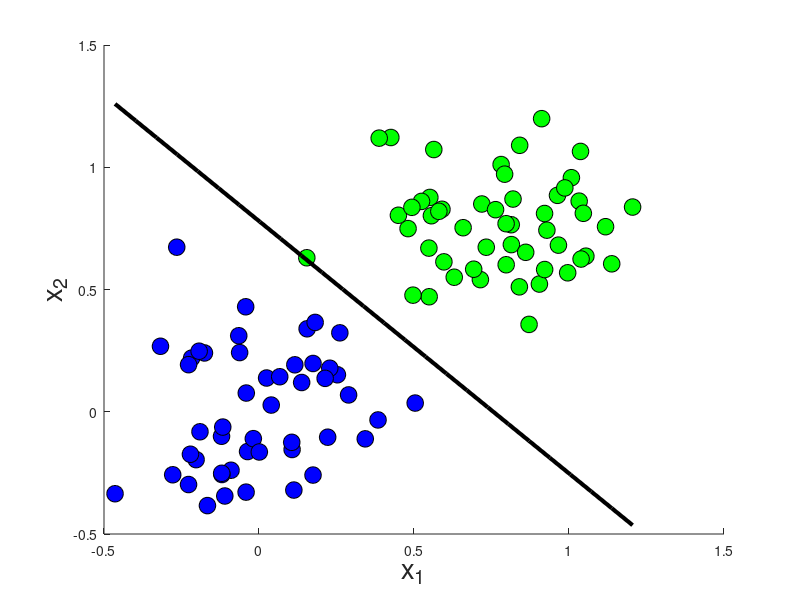
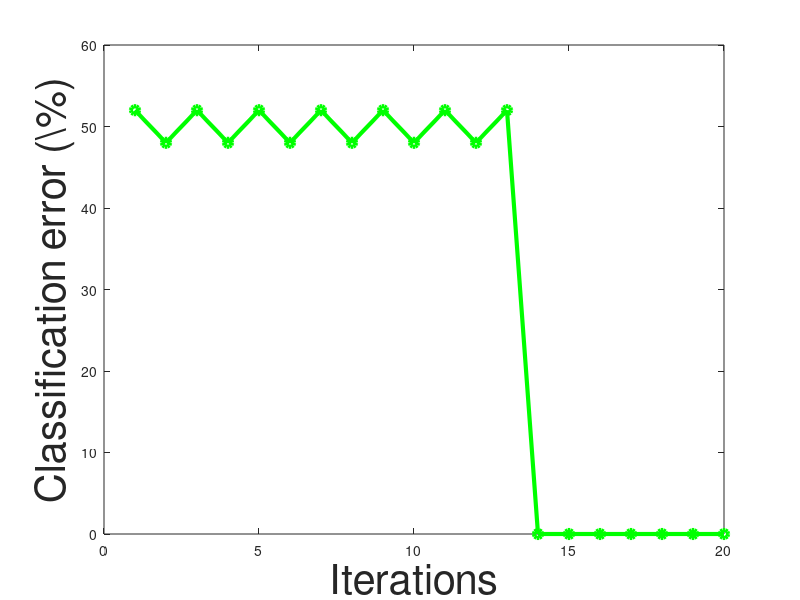

The MATLAB source for these figures, in order:
load data_lin_sep

x1 = trainx(Ytrain(:, 1)==1, :);
x2 = trainx(Ytrain(:, 2)==1, :);
[N1, d] = size(x1);
[N2, ~] = size(x2);
N = N1 + N2;

figure; hold on
plot(x1(:,1), x1(:,2), 'og', 'MarkerFaceColor', 'g', 'MarkerSize', 12, 'MarkerEdgeColor', 'k');
plot(x2(:,1), x2(:,2), 'ob', 'MarkerFaceColor', 'b', 'MarkerSize', 12, 'MarkerEdgeColor', 'k');
xlabel('x_1', 'FontSize', 20); ylabel('x_2', 'FontSize', 20);


%Weights and parameters
eta = 0.1;              %learning rate
a = ones((d+1),1);      %initial augmented weight vector
b = ones(N, 1);      %target vector

%update weight vector till convergence
x1 = [ones(N1,1) x1];
x2 = - [ones(N2,1) x2];
Y = [x1; x2];

% %% One-shot solution (not recommended for large datasets or if Y is singular)
% a = inv(Y'*Y)*Y'*b;


%% Gradient descent method
costvec = [];
errorvec = [];
iter =  1;
maxepoch = 20;

while iter <= maxepoch
    
    a = a + (eta/iter)*Y'*(b-Y*a);
    costvec = [costvec sum((Y*a - b).^2)];
    errorvec = [errorvec sum((Y*a)<0)*100/N];
    iter = iter + 1;
    
end

xmin = min(trainx(:,1)); xmax = max(trainx(:,1));  
x = xmin : (xmax - xmin)/25 : xmax;
for i = 1:length(x)
   y(1, i) = -(a(1) + a(2)*x(1, i))/a(3);
end
plot(x,y,'k-','LineWidth',3); hold off

%Plot classification error vs iterations
figure;
plot(1:maxepoch, errorvec, '-og', 'LineWidth', 3);
xlabel('Iterations','FontSize',30); ylabel('Classification error (\%)','FontSize',30);